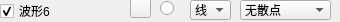
                   <widget class="QWidget" name="widget_6" native="true">
                    <property name="minimumSize">
                     <size>
                      <width>0</width>
                      <height>22</height>
                     </size>
                    </property>
                    <property name="maximumSize">
                     <size>
                      <width>16777215</width>
                      <height>22</height>
                     </size>
                    </property>
                    <widget class="QRadioButton" name="rdoBoldCurve6">
                     <property name="geometry">
                      <rect>
                       <x>160</x>
                       <y>0</y>
                       <width>16</width>
                       <height>16</height>
                      </rect>
                     </property>
                     <property name="text">
                      <string/>
                     </property>
                     <property name="checked">
                      <bool>false</bool>
                     </property>
                    </widget>
                    <widget class="QCheckBox" name="chkVisibleCurve6">
                     <property name="geometry">
                      <rect>
                       <x>0</x>
                       <y>3</y>
                       <width>125</width>
                       <height>16</height>
                      </rect>
                     </property>
                     <property name="text">
                      <string>波形6</string>
                     </property>
                     <property name="checked">
                      <bool>true</bool>
                     </property>
                    </widget>
                    <widget class="QPushButton" name="btnColourCurve6">
                     <property name="geometry">
                      <rect>
                       <x>130</x>
                       <y>-3</y>
                       <width>21</width>
                       <height>21</height>
                      </rect>
                     </property>
                     <property name="text">
                      <string/>
                     </property>
                    </widget>
                    <widget class="QComboBox" name="cmbLineStyle6">
                     <property name="geometry">
                      <rect>
                       <x>190</x>
                       <y>0</y>
                       <width>41</width>
                       <height>20</height>
                      </rect>
                     </property>
                     <property name="currentIndex">
                      <number>1</number>
                     </property>
                     <item>
                      <property name="text">
                       <string>点</string>
                      </property>
                     </item>
                     <item>
                      <property name="text">
                       <string>线</string>
                      </property>
                     </item>
                     <item>
                      <property name="text">
                       <string>左</string>
                      </property>
                     </item>
                     <item>
                      <property name="text">
                       <string>右</string>
                      </property>
                     </item>
                     <item>
                      <property name="text">
                       <string>中</string>
                      </property>
                     </item>
                     <item>
                      <property name="text">
                       <string>积</string>
                      </property>
                     </item>
                    </widget>
                    <widget class="QComboBox" name="cmbScatterStyle6">
                     <property name="geometry">
                      <rect>
                       <x>240</x>
                       <y>0</y>
                       <width>91</width>
                       <height>20</height>
                      </rect>
                     </property>
                     <property name="focusPolicy">
                      <enum>Qt::WheelFocus</enum>
                     </property>
                     <property name="maxVisibleItems">
                      <number>20</number>
                     </property>
                     <item>
                      <property name="text">
                       <string>无散点</string>
                      </property>
                      <property name="icon">
                       <iconset resource="res.qrc">
                        <normaloff>:/pic/ssNone.png</normaloff>:/pic/ssNone.png</iconset>
                      </property>
                     </item>
                     <item>
                      <property name="text">
                       <string>x形</string>
                      </property>
                      <property name="icon">
                       <iconset resource="res.qrc">
                        <normaloff>:/pic/ssCross.png</normaloff>:/pic/ssCross.png</iconset>
                      </property>
                     </item>
                     <item>
                      <property name="text">
                       <string>+形</string>
                      </property>
                      <property name="icon">
                       <iconset resource="res.qrc">
                        <normaloff>:/pic/ssPlus.png</normaloff>:/pic/ssPlus.png</iconset>
                      </property>
                     </item>
                     <item>
                      <property name="text">
                       <string>空心圆</string>
                      </property>
                      <property name="icon">
                       <iconset resource="res.qrc">
                        <normaloff>:/pic/ssCircle.png</normaloff>:/pic/ssCircle.png</iconset>
                      </property>
                     </item>
                     <item>
                      <property name="text">
                       <string>实心圆</string>
                      </property>
                      <property name="icon">
                       <iconset resource="res.qrc">
                        <normaloff>:/pic/ssDisc.png</normaloff>:/pic/ssDisc.png</iconset>
                      </property>
                     </item>
                     <item>
                      <property name="text">
                       <string>矩形</string>
                      </property>
                      <property name="icon">
                       <iconset resource="res.qrc">
                        <normaloff>:/pic/ssSquare.png</normaloff>:/pic/ssSquare.png</iconset>
                      </property>
                     </item>
                     <item>
                      <property name="text">
                       <string>菱形</string>
                      </property>
                      <property name="icon">
                       <iconset resource="res.qrc">
                        <normaloff>:/pic/ssDiamond.png</normaloff>:/pic/ssDiamond.png</iconset>
                      </property>
                     </item>
                     <item>
                      <property name="text">
                       <string>星形</string>
                      </property>
                      <property name="icon">
                       <iconset resource="res.qrc">
                        <normaloff>:/pic/ssStar.png</normaloff>:/pic/ssStar.png</iconset>
                      </property>
                     </item>
                     <item>
                      <property name="text">
                       <string>正三角</string>
                      </property>
                      <property name="icon">
                       <iconset resource="res.qrc">
                        <normaloff>:/pic/ssTriangle.png</normaloff>:/pic/ssTriangle.png</iconset>
                      </property>
                     </item>
                     <item>
                      <property name="text">
                       <string>倒三角</string>
                      </property>
                      <property name="icon">
                       <iconset resource="res.qrc">
                        <normaloff>:/pic/ssTriangleInverted.png</normaloff>:/pic/ssTriangleInverted.png</iconset>
                      </property>
                     </item>
                     <item>
                      <property name="text">
                       <string>x框</string>
                      </property>
                      <property name="icon">
                       <iconset resource="res.qrc">
                        <normaloff>:/pic/ssCrossSquare.png</normaloff>:/pic/ssCrossSquare.png</iconset>
                      </property>
                     </item>
                     <item>
                      <property name="text">
                       <string>+框</string>
                      </property>
                      <property name="icon">
                       <iconset resource="res.qrc">
                        <normaloff>:/pic/ssPlusSquare.png</normaloff>:/pic/ssPlusSquare.png</iconset>
                      </property>
                     </item>
                     <item>
                      <property name="text">
                       <string>x圆</string>
                      </property>
                      <property name="icon">
                       <iconset resource="res.qrc">
                        <normaloff>:/pic/ssCrossCircle.png</normaloff>:/pic/ssCrossCircle.png</iconset>
                      </property>
                     </item>
                     <item>
                      <property name="text">
                       <string>+圆</string>
                      </property>
                      <property name="icon">
                       <iconset resource="res.qrc">
                        <normaloff>:/pic/ssPlusCircle.png</normaloff>:/pic/ssPlusCircle.png</iconset>
                      </property>
                     </item>
                     <item>
                      <property name="text">
                       <string>和平</string>
                      </property>
                      <property name="icon">
                       <iconset resource="res.qrc">
                        <normaloff>:/pic/ssPeace.png</normaloff>:/pic/ssPeace.png</iconset>
                      </property>
                     </item>
                    </widget>
                   </widget>
